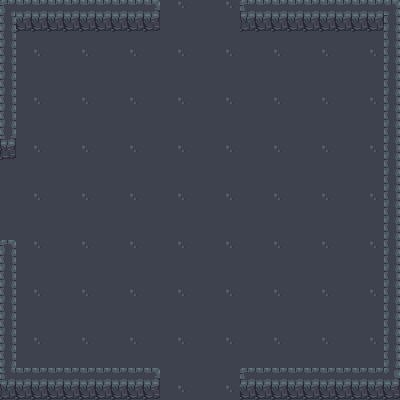

This game map was drawn from its Tiled (.tmx) file and the tilesets committed beside it. A one-line description and the full map source follow:
An orthogonal 25x25 tile map with 16x16 px tiles, 2 tile layers (Ground, Collisions), 3 tilesets and 8 objects.

<map version="1.4" tiledversion="1.4.1" orientation="orthogonal" renderorder="right-down" width="25" height="25" tilewidth="16" tileheight="16" infinite="0" nextlayerid="4" nextobjectid="32">
 <editorsettings>
  <export target="." format="tmx" />
 </editorsettings>
 <tileset firstgid="1" source="overworld.tsx" />
 <tileset firstgid="1441" source="Cave.tsx" />
 <tileset firstgid="2441" source="dungeon_tiles.tsx" />
 <layer id="1" name="Ground" width="25" height="25">
  <data encoding="csv">
2461,2462,2463,2461,2462,2463,2461,2462,2463,2461,2462,2463,2461,2462,2463,2461,2462,2463,2461,2462,2463,2461,2462,2463,2461,
2480,2481,2482,2480,2481,2482,2480,2481,2482,2480,2481,2482,2480,2481,2482,2480,2481,2482,2480,2481,2482,2480,2481,2482,2480,
2499,2500,2501,2499,2500,2501,2499,2500,2501,2499,2500,2501,2499,2500,2501,2499,2500,2501,2499,2500,2501,2499,2500,2501,2499,
2461,2462,2463,2461,2462,2463,2461,2462,2463,2461,2462,2463,2461,2462,2463,2461,2462,2463,2461,2462,2463,2461,2462,2463,2461,
2480,2481,2482,2480,2481,2482,2480,2481,2482,2480,2481,2482,2480,2481,2482,2480,2481,2482,2480,2481,2482,2480,2481,2482,2480,
2499,2500,2501,2499,2500,2501,2499,2500,2501,2499,2500,2501,2499,2500,2501,2499,2500,2501,2499,2500,2501,2499,2500,2501,2499,
2461,2462,2463,2461,2462,2463,2461,2462,2463,2461,2462,2463,2461,2462,2463,2461,2462,2463,2461,2462,2463,2461,2462,2463,2461,
2480,2481,2482,2480,2481,2482,2480,2481,2482,2480,2481,2482,2480,2481,2482,2480,2481,2482,2480,2481,2482,2480,2481,2482,2480,
2499,2500,2501,2499,2500,2501,2499,2500,2501,2499,2500,2501,2499,2500,2501,2499,2500,2501,2499,2500,2501,2499,2500,2501,2499,
2461,2462,2463,2461,2462,2463,2461,2462,2463,2461,2462,2463,2461,2462,2463,2461,2462,2463,2461,2462,2463,2461,2462,2463,2461,
2480,2481,2482,2480,2481,2482,2480,2481,2482,2480,2481,2482,2480,2481,2482,2480,2481,2482,2480,2481,2482,2480,2481,2482,2480,
2499,2500,2501,2499,2500,2501,2499,2500,2501,2499,2500,2501,2499,2500,2501,2499,2500,2501,2499,2500,2501,2499,2500,2501,2499,
2461,2462,2463,2461,2462,2463,2461,2462,2463,2461,2462,2463,2461,2462,2463,2461,2462,2463,2461,2462,2463,2461,2462,2463,2461,
2480,2481,2482,2480,2481,2482,2480,2481,2482,2480,2481,2482,2480,2481,2482,2480,2481,2482,2480,2481,2482,2480,2481,2482,2480,
2499,2500,2501,2499,2500,2501,2499,2500,2501,2499,2500,2501,2499,2500,2501,2499,2500,2501,2499,2500,2501,2499,2500,2501,2499,
2461,2462,2463,2461,2462,2463,2461,2462,2463,2461,2462,2463,2461,2462,2463,2461,2462,2463,2461,2462,2463,2461,2462,2463,2461,
2480,2481,2482,2480,2481,2482,2480,2481,2482,2480,2481,2482,2480,2481,2482,2480,2481,2482,2480,2481,2482,2480,2481,2482,2480,
2499,2500,2501,2499,2500,2501,2499,2500,2501,2499,2500,2501,2499,2500,2501,2499,2500,2501,2499,2500,2501,2499,2500,2501,2499,
2461,2462,2463,2461,2462,2463,2461,2462,2463,2461,2462,2463,2461,2462,2463,2461,2462,2463,2461,2462,2463,2461,2462,2463,2461,
2480,2481,2482,2480,2481,2482,2480,2481,2482,2480,2481,2482,2480,2481,2482,2480,2481,2482,2480,2481,2482,2480,2481,2482,2480,
2499,2500,2501,2499,2500,2501,2499,2500,2501,2499,2500,2501,2499,2500,2501,2499,2500,2501,2499,2500,2501,2499,2500,2501,2499,
2461,2462,2463,2461,2462,2463,2461,2462,2463,2461,2462,2463,2461,2462,2463,2461,2462,2463,2461,2462,2463,2461,2462,2463,2461,
2480,2481,2482,2480,2481,2482,2480,2481,2482,2480,2481,2482,2480,2481,2461,2461,2481,2482,2480,2481,2482,2480,2481,2482,2480,
2499,2500,2501,2499,2500,2501,2499,2500,2501,2499,2500,2501,2499,2500,2501,2499,2500,2501,2499,2500,2501,2499,2500,2501,2499,
2461,2462,2463,2461,2462,2463,2461,2462,2463,2461,2462,2463,2461,2462,2463,2461,2462,2463,2461,2462,2463,2461,2462,2463,2461
</data>
 </layer>
 <layer id="2" name="Collisions" width="25" height="25">
  <data encoding="csv">
2596,2597,2597,2597,2597,2597,2597,2597,2597,2651,0,0,0,0,0,2650,2635,2635,2635,2635,2635,2635,2635,2635,2598,
2615,2616,2616,2616,2616,2616,2616,2616,2616,2670,0,0,0,0,0,2669,2654,2654,2654,2654,2654,2654,2654,2654,2617,
2615,0,0,0,0,0,0,0,0,0,0,0,0,0,0,0,0,0,0,0,0,0,0,0,2617,
2615,0,0,0,0,0,0,0,0,0,0,0,0,0,0,0,0,0,0,0,0,0,0,0,2617,
2615,0,0,0,0,0,0,0,0,0,0,0,0,0,0,0,0,0,0,0,0,0,0,0,2617,
2615,0,0,0,0,0,0,0,0,0,0,0,0,0,0,0,0,0,0,0,0,0,0,0,2617,
2615,0,0,0,0,0,0,0,0,0,0,0,0,0,0,0,0,0,0,0,0,0,0,0,2617,
2615,0,0,0,0,0,0,0,0,0,0,0,0,0,0,0,0,0,0,0,0,0,0,0,2617,
2618,0,0,0,0,0,0,0,0,0,0,0,0,0,0,0,0,0,0,0,0,0,0,0,2617,
2637,0,0,0,0,0,0,0,0,0,0,0,0,0,0,0,0,0,0,0,0,0,0,0,2617,
0,0,0,0,0,0,0,0,0,0,0,0,0,0,0,0,0,0,0,0,0,0,0,0,2617,
0,0,0,0,0,0,0,0,0,0,0,0,0,0,0,0,0,0,0,0,0,0,0,0,2617,
0,0,0,0,0,0,0,0,0,0,0,0,0,0,0,0,0,0,0,0,0,0,0,0,2617,
0,0,0,0,0,0,0,0,0,0,0,0,0,0,0,0,0,0,0,0,0,0,0,0,2617,
0,0,0,0,0,0,0,0,0,0,0,0,0,0,0,0,0,0,0,0,0,0,0,0,2617,
2599,0,0,0,0,0,0,0,0,0,0,0,0,0,0,0,0,0,0,0,0,0,0,0,2617,
2617,0,0,0,0,0,0,0,0,0,0,0,0,0,0,0,0,0,0,0,0,0,0,0,2617,
2617,0,0,0,0,0,0,0,0,0,0,0,0,0,0,0,0,0,0,0,0,0,0,0,2617,
2617,0,0,0,0,0,0,0,0,0,0,0,0,0,0,0,0,0,0,0,0,0,0,0,2617,
2617,0,0,0,0,0,0,0,0,0,0,0,0,0,0,0,0,0,0,0,0,0,0,0,2617,
2617,0,0,0,0,0,0,0,0,0,0,0,0,0,0,0,0,0,0,0,0,0,0,0,2617,
2617,0,0,0,0,0,0,0,0,0,0,0,0,0,0,0,0,0,0,0,0,0,0,0,2617,
2617,0,0,0,0,0,0,0,0,0,0,0,0,0,0,0,0,0,0,0,0,0,0,0,2617,
2634,2635,2635,2635,2635,2635,2635,2635,2635,2651,0,0,0,0,0,2650,2635,2635,2635,2635,2635,2635,2635,2635,2636,
2653,2654,2654,2654,2654,2654,2654,2654,2654,2670,0,0,0,0,0,2654,2654,2654,2654,2654,2654,2654,2654,2654,2655
</data>
 </layer>
 <objectgroup id="3" name="Collisions mask">
  <object id="4" x="240" y="-0.0710884" width="157.5" height="31.5" />
  <object id="5" x="383.737" y="-2" width="16.263" height="250.166" />
  <object id="6" x="385" y="242.012" width="14" height="156.488" />
  <object id="7" x="241.59" y="369" width="147.91" height="30" />
  <object id="8" x="3" y="368" width="156.794" height="32" />
  <object id="9" x="2.5" y="241.941" width="12" height="150.559" />
  <object id="10" x="0" y="0" width="15" height="160.526" />
  <object id="11" x="1" y="1.5" width="158.111" height="30" />
 </objectgroup>
</map>
